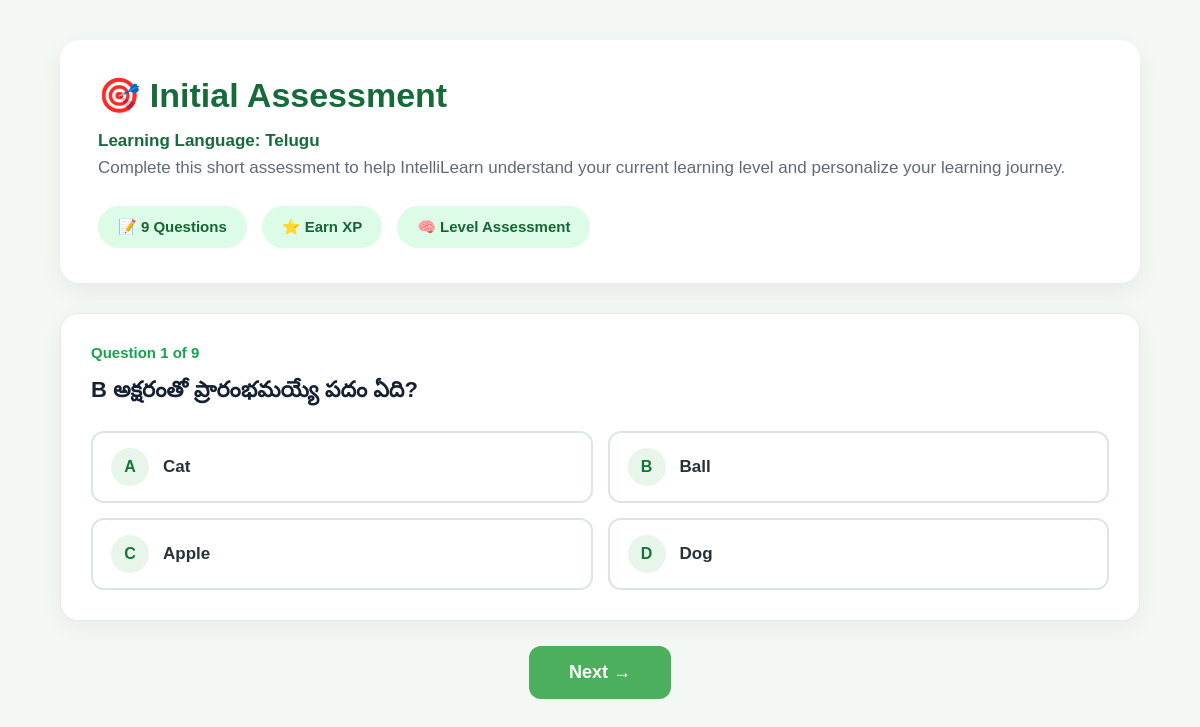
Page /assessment (signed in) on the committed database.
### tables this page shows
CREATE TABLE users (

            id INTEGER PRIMARY KEY AUTOINCREMENT,

            name TEXT NOT NULL,

            email TEXT UNIQUE NOT NULL,

            password TEXT NOT NULL,

            preferred_language TEXT NOT NULL,

            learning_language TEXT NOT NULL,

            xp INTEGER DEFAULT 0,

            streak INTEGER DEFAULT 0,

            level INTEGER DEFAULT 1

        );

CREATE TABLE assessment_questions (

            id INTEGER PRIMARY KEY AUTOINCREMENT,

            question TEXT NOT NULL,

            option_a TEXT NOT NULL,

            option_b TEXT NOT NULL,

            option_c TEXT NOT NULL,

            option_d TEXT NOT NULL,

            correct_answer TEXT NOT NULL,

            skill TEXT NOT NULL,

            difficulty TEXT DEFAULT 'Beginner'
        , language TEXT NOT NULL DEFAULT 'English');

### app.py (the view, shortened to what this page needs)
@app.route(
    "/assessment",
    methods=["GET", "POST"]
)
def assessment():
    if "user_id" not in session:
        return redirect("/login")
    connection = get_db_connection()
    learning_language = get_learning_language()
    questions = connection.execute(
    """
    SELECT *
    FROM assessment_questions
    WHERE language = ?
    ORDER BY id
    LIMIT 9
    """,
    (learning_language,)
    ).fetchall()
    connection.close()
    if request.method == "GET":
        return render_template(
            "assessment.html",
            questions=questions,
            learning_language=learning_language
        )

### app.py (called while the page is built, shortened)
def get_current_language():
    if "user_id" not in session:
        return "English"
    if "preferred_language" in session:
        language = session["preferred_language"]
        if language in TRANSLATIONS:
            return language

def get_learning_language():
    if "user_id" not in session:
        return "English"
    try:
        connection = get_db_connection()
        user = connection.execute(
            """
            SELECT learning_language
            FROM users
            WHERE id = ?
            """,
            (session["user_id"],)
        ).fetchone()
        connection.close()
        if user and user["learning_language"]:
            language = user["learning_language"].strip()
            return language
    except Exception as e:
        print("Learning language error:", e)
    return "English"

def get_db_connection():
    connection = sqlite3.connect(DATABASE)
    connection.row_factory = sqlite3.Row
    return connection

@app.context_processor
def inject_language():
    preferred_language = get_current_language()
    learning_language = get_learning_language()
    return {
        "t": translate,
        "current_language": preferred_language,
        "preferred_language": preferred_language,
        "learning_language": learning_language
    }

### templates/assessment.html (shortened to what this page needs)
<!DOCTYPE html>
<html lang="en">
<head>
</head>
<body>
<div class="assessment-container">
    <div class="assessment-header">
        <h1>
            🎯 Initial Assessment
        </h1>
        <p style="
    margin-top:10px;
    font-weight:700;
    color:#176b3a;
">
    Learning Language: {{ learning_language }}
</p>
        <p>
            Complete this short assessment to help
            IntelliLearn understand your current learning
            level and personalize your learning journey.
        </p>
        <div class="assessment-info">
            <div class="info-badge">
                📝 {{ questions|length }} Questions
            </div>
            <div class="info-badge">
                ⭐ Earn XP
            </div>
            <div class="info-badge">
                🧠 Level Assessment
            </div>
        </div>
    </div>
    <form method="POST"
          action="{{ url_for('assessment') }}"
          id="assessmentForm">
          <div id="questionContainer">
{% for question in questions %}
<div class="question-card"
     data-question="{{ loop.index0 }}"
     style="display: none;">
    <div class="question-number">
        Question {{ loop.index }} of {{ questions|length }}
    </div>
    <div class="question-text">
        {{ question["question"] }}
    </div>
    <div class="options">
        <label class="option-label">
            <div class="option-box">
                <div class="option-letter">
                    A
                </div>
                <div class="option-text">
                    {{ question["option_a"] }}
                </div>
            </div>
        </label>
        <label class="option-label">
            <div class="option-box">
                <div class="option-letter">
                    B
                </div>
                <div class="option-text">
                    {{ question["option_b"] }}
                </div>
            </div>
        </label>
        <label class="option-label">
            <div class="option-box">
                <div class="option-letter">
                    C
                </div>
                <div class="option-text">
                    {{ question["option_c"] }}
                </div>
            </div>
        </label>
        <label class="option-label">
            <div class="option-box">
                <div class="option-letter">
                    D
                </div>
                <div class="option-text">
                    {{ question["option_d"] }}
                </div>
            </div>
        </label>
    </div>
</div>
{% endfor %}
</div>
<div style="
    display:flex;
    justify-content:center;
    gap:15px;
    margin-top:25px;
">
    <button
        type="button"
        class="next-button"
        id="nextButton"
        onclick="nextQuestion()">
        Next →
    </button>
</div>
</body>
</html>

### templates/assessment.html (style rules this page uses)
* { box-sizing: border-box; }
body { margin: 0; font-family: Arial, sans-serif; background: #f4f8f5; color: #172033; }
.assessment-container { width: 90%; max-width: 1100px; margin: 40px auto 70px; }
.assessment-header { background: white; border-radius: 20px; padding: 35px 38px; box-shadow: 0 8px 25px rgba(0,0,0,0.06); margin-bottom: 30px; }
.assessment-header h1 { margin: 0 0 12px; font-size: 34px; color: #176b3a; }
.assessment-header p { margin: 0; font-size: 17px; line-height: 1.6; color: #5f6b7a; }
.assessment-info { display: flex; flex-wrap: wrap; gap: 15px; margin-top: 25px; }
.info-badge { background: #dcfce7; color: #166534; padding: 12px 20px; border-radius: 25px; font-weight: 700; font-size: 15px; }
.question-card { background: white; border-radius: 18px; padding: 30px; margin-bottom: 24px; box-shadow: 0 6px 22px rgba(0,0,0,0.05); border: 1px solid #e5ebe7; }
.question-number { color: #16a34a; font-size: 15px; font-weight: 800; margin-bottom: 12px; }
.question-text { font-size: 22px; font-weight: 700; margin-bottom: 25px; line-height: 1.5; }
.options { display: grid; grid-template-columns: 1fr 1fr; gap: 15px; }
.option-label { position: relative; display: block; cursor: pointer; }
.option-box { display: flex; align-items: center; gap: 14px; min-height: 65px; padding: 15px 18px; border: 2px solid #dce5df; border-radius: 13px; background: #ffffff; transition: all 0.2s ease; }
.option-letter { width: 38px; height: 38px; min-width: 38px; border-radius: 50%; background: #e8f5eb; color: #16733b; display: flex; align-items: center; justify-content: center; font-weight: 800; }
.option-text { font-size: 17px; font-weight: 600; color: #263238; }
.next-button { border: none; background: #4caf5d; color: white; font-size: 18px; font-weight: 800; padding: 16px 40px; border-radius: 12px; cursor: pointer; transition: 0.2s; }

### rows in the picture
users: learning_language "Telugu"
assessment_questions: questions "9", question "B అక్షరంతో ప్రారంభమయ్యే పదం ఏది?", option_a "Cat", option_b "Ball", option_c "Apple", option_d "Dog"

### other values in the picture
{{ questions|length }} "9"
